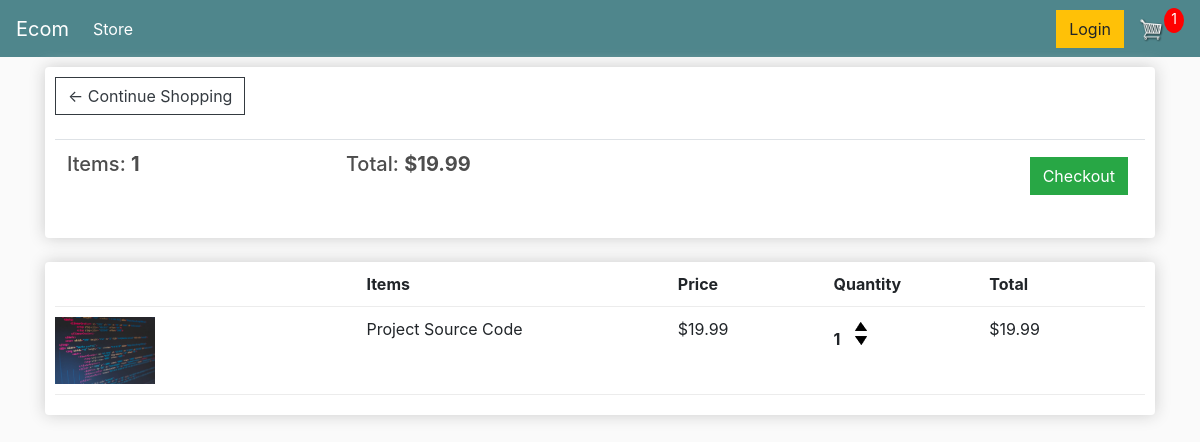
The app's page /cart/ (signed in), older data.
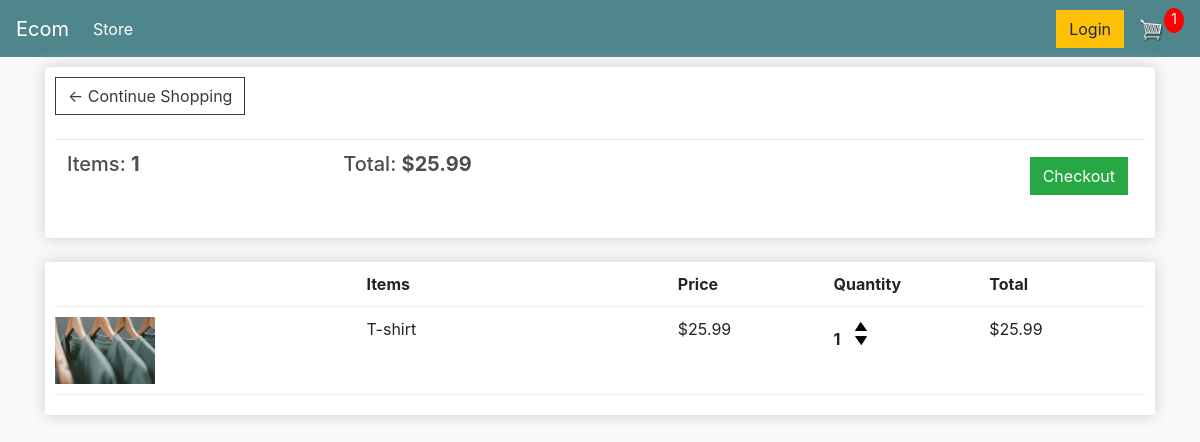
The same page, newer data.
### store/models.py (models this page shows, shortened)
class Order(models.Model):
    customer = models.ForeignKey(
        Customer, on_delete=models.SET_NULL, blank=True, null=True)
    date_ordered = models.DateTimeField(auto_now_add=True)
    complete = models.BooleanField(default=False, null=True, blank=False)
    transaction_id = models.CharField(max_length=200, null=True)
    @property
    def get_cart_total(self):
        orderitems = self.orderitem_set.all()
        total = sum([item.get_total for item in orderitems])
        return total
    @property
    def get_cart_items(self):
        orderitems = self.orderitem_set.all()
        total = sum([item.quantity for item in orderitems])
        return total

class OrderItem(models.Model):
    product = models.ForeignKey(
        Product, on_delete=models.SET_NULL, blank=True, null=True)
    order = models.ForeignKey(
        Order, on_delete=models.SET_NULL, blank=True, null=True)
    quantity = models.IntegerField(default=0, null=True, blank=True)
    date_added = models.DateTimeField(auto_now_add=True)
    @property
    def get_total(self):
        total = self.product.price * self.quantity
        return total

class Product(models.Model):
    name = models.CharField(max_length=200, null=True)
    price = models.DecimalField(max_digits=7, decimal_places=2)
    digital = models.BooleanField(default=False, null=True, blank=False)
    image = models.ImageField(null=True, blank=True)
    @property
    def imageURL(self):
        try:
            url = self.image.url
        except:
            url = 'images/placeholder.png'
        return url

### store/views.py (the view)
# urls.py: path('cart/', views.cart, name="cart"),
def cart(request):
    if request.user.is_authenticated:
        customer = request.user.customer
        order, created = Order.objects.get_or_create(
            customer=customer, complete=False)
        items = order.orderitem_set.all()
        cartItems = order.get_cart_items
    else:
        items = []
        order = {'get_cart_total': 0, 'get_cart_items': 0, 'shipping': False}
        cartItems = order['get_cart_items']
    context = {'items': items, 'order': order, 'cartItems': cartItems}
    return render(request, 'store/cart.html', context)

### store/templates/store/cart.html
{% extends 'store/main.html' %}
{% load static %}
{% block content %}
<div class="row">
    <div class="col-lg-12">
        <div class="box-element">
            <a class="btn btn-outline-dark" href="{% url 'store' %}">&#x2190; Continue Shopping</a>
            <br>
            <br>
            <table class="table">
                <tr>
                    <th>
                        <h5>Items: <strong>{{ order.get_cart_items }}</strong></h5>
                    </th>
                    <th>
                        <h5>Total: <strong>${{ order.get_cart_total|floatformat:2 }}</strong></h5>
                    </th>
                    <th>
                        <a style="float:right;margin:5px;" class="btn btn-success"
                            href="{% url 'checkout' %}">Checkout</a>
                    </th>
                </tr>
            </table>
        </div>
        <br>
        <div class="box-element">
            <div class="cart-row">
                <div style="flex:2"></div>
                <div style="flex:2"><strong>Items</strong></div>
                <div style="flex:1"><strong>Price</strong></div>
                <div style="flex:1"><strong>Quantity</strong></div>
                <div style="flex:1"><strong>Total</strong></div>
            </div>
            {% for item in items %}
            <div class="cart-row">
                <div style="flex:2"><img class="row-image" src="{{ item.product.imageURL }}" alt=""></div>
                <div style="flex:2">{{ item.product.name }}</div>
                <div style="flex:1">${{ item.product.price|floatformat:2 }}</div>
                <div style="flex:1">
                    <p class="quantity">{{ item.quantity }}</p>
                    <div class="quantity">
                        <img data-product="{{ item.product.id }}" data-action="add" class="chg-quantity update-cart"
                            src="{% static  'images/arrow-up.png' %}">
                        <img data-product="{{ item.product.id }}" data-action="remove" class="chg-quantity update-cart"
                            src="{% static  'images/arrow-down.png' %}">
                    </div>
                </div>
                <div style="flex:1">${{ item.get_total }}</div>
            </div>
            {% endfor %}
        </div>
    </div>
</div>
{% endblock content %}

Row changes from the older to the newer data that the page shows:
no longer on this page (row edited): Order: get_cart_items "1", get_cart_total "19.99"
no longer on this page (row unchanged): OrderItem: product.imageURL (picture), product.name "Project Source Code", product.price "19.99", quantity "1", get_total "19.99"
added Order: get_cart_items "1", get_cart_total "25.99"
added OrderItem: product.imageURL (picture), product.name "T-shirt", product.price "25.99", quantity "1", get_total "25.99"
